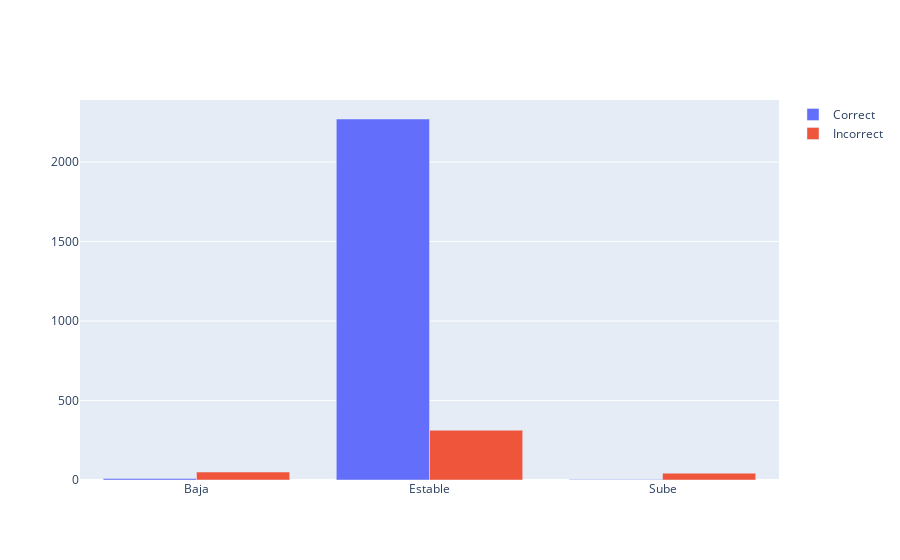

Write notebook code for a chart like this one.
### Code cell
# Asumiendo que 'correct_counts' y 'incorrect_counts' son tus conteos
classes = ['Baja', 'Estable', 'Sube']

# Crea las barras para las predicciones correctas
fig = go.Figure(data=[
    go.Bar(name='Correct', x=classes, y=correct_counts),
    go.Bar(name='Incorrect', x=classes, y=incorrect_counts)
])
fig.update_layout(barmode='group')

fig.show()

### Figure 1 — Plotly figure (JSON) as saved in the notebook; plotly's stock layout.template omitted (floating-point values rounded to 4 significant figures)
{"data": [{"name": "Correct", "type": "bar", "x": ["Baja", "Estable", "Sube"], "y": [10, 2270, 3]}, {"name": "Incorrect", "type": "bar", "x": ["Baja", "Estable", "Sube"], "y": [50, 313, 43]}], "layout": {"barmode": "group"}}
